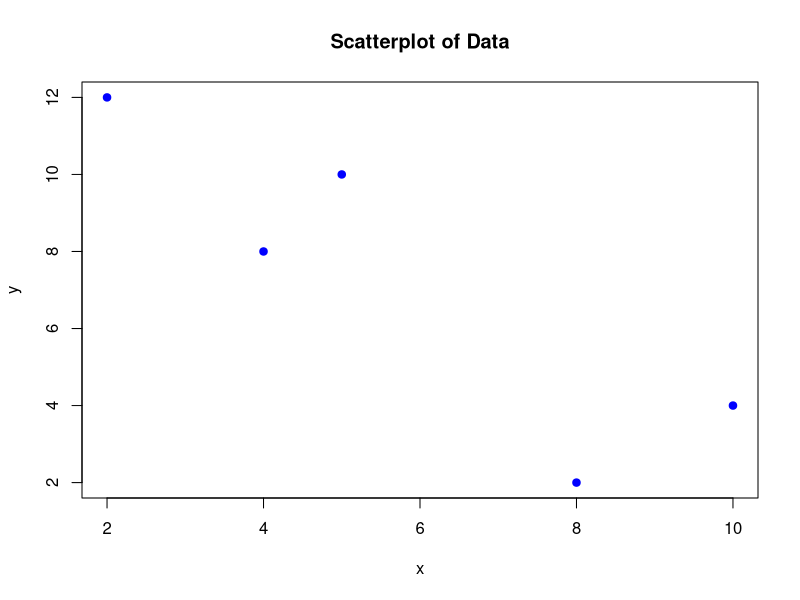
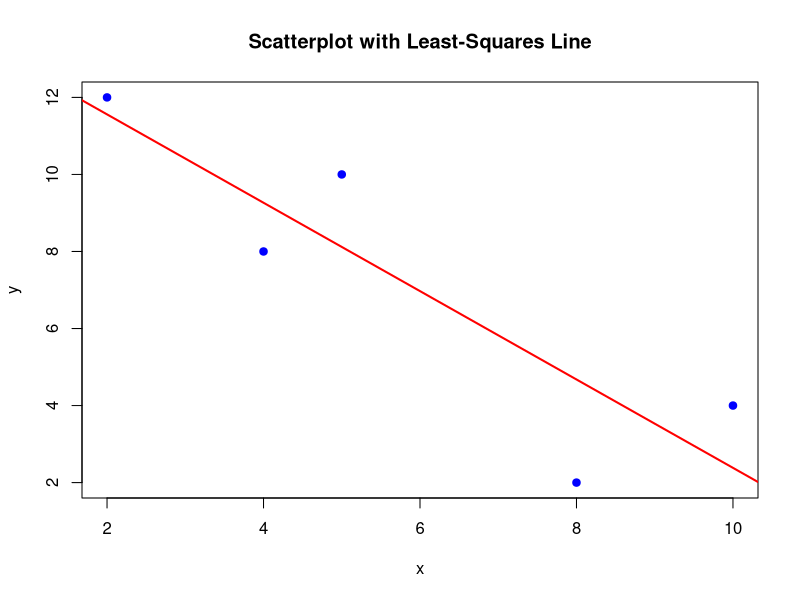
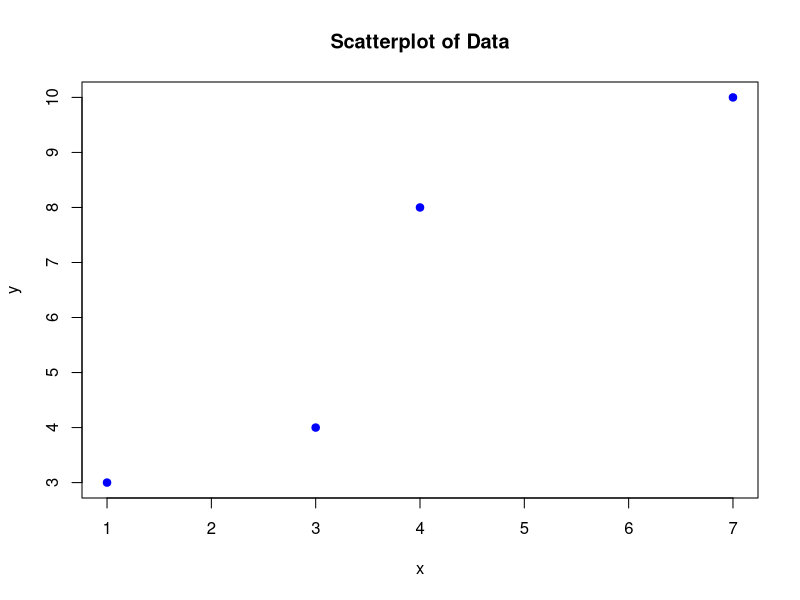
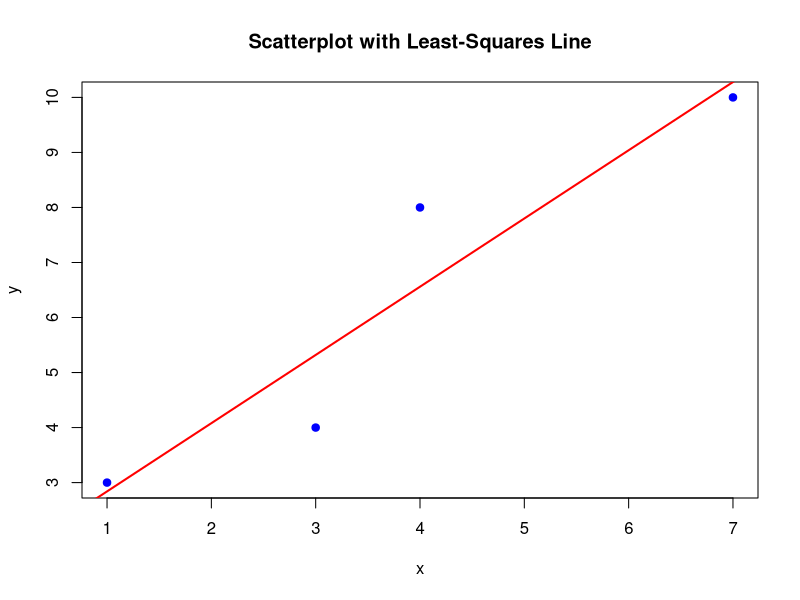
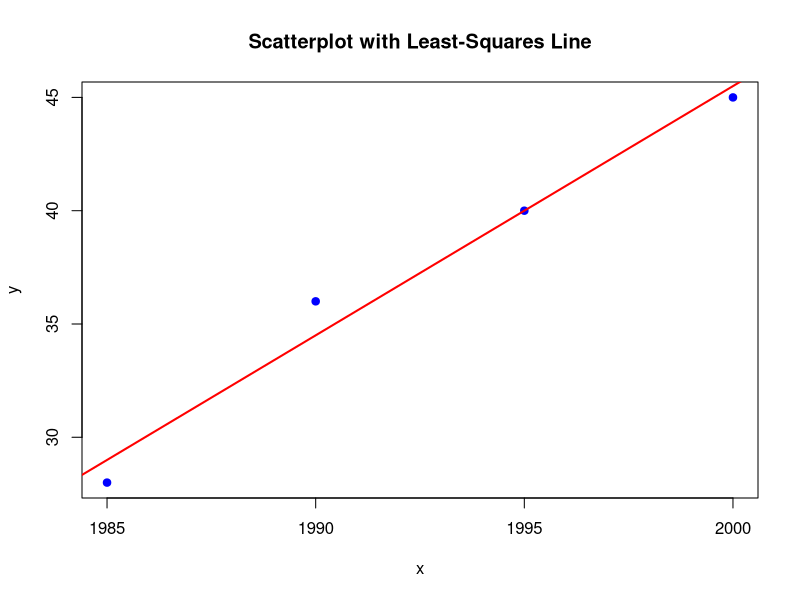

These charts were generated, in order, by the following R code:
## ---- chunk 1
# R code to create the scatterplot
x <- c(4, 2, 10, 5, 8)
y <- c(8, 12, 4, 10, 2)

# Plot the scatterplot
plot(x, y, main="Scatterplot of Data", xlab="x", ylab="y", pch=19, col="blue")

# Compute the correlation coefficient using the cor() function in R
r <- cor(x, y)

# Print the correlation coefficient
print(paste("The correlation coefficient r is:", round(r, 3)))

# Compute the means of x and y
mean_x <- mean(x)
mean_y <- mean(y)

# Compute the slope (b)
n <- length(x)
b <- (n * sum(x * y) - sum(x) * sum(y)) / (n * sum(x^2) - sum(x)^2)

# Compute the intercept (a)
a <- mean_y - b * mean_x

# Print the least-squares line equation
cat("The least-squares line is: y =", round(a, 2), "+", round(b, 2), "x\n")

# Plot the scatterplot
plot(x, y, main="Scatterplot with Least-Squares Line", xlab="x", ylab="y", pch=19, col="blue")

# Add the least-squares line to the plot
abline(a = a, b = b, col="red", lwd=2)
## ---- chunk 2
# R code to create the scatterplot
x <- c(1, 3, 4, 7)
y <- c(3, 4, 8, 10)

# Plot the scatterplot
plot(x, y, main="Scatterplot of Data", xlab="x", ylab="y", pch=19, col="blue")

# Compute the correlation coefficient using the cor() function in R
r <- cor(x, y)

# Print the correlation coefficient
print(paste("The correlation coefficient r is:", round(r, 3)))

# Compute the means of x and y
mean_x <- mean(x)
mean_y <- mean(y)

sd_x <- sd(x)
sd_y <- sd(y)

cat("mean of x is", mean_x)
cat("mean of y is", mean_y)
cat("unbiased standard diviation for x is", sd_x)
cat("unbiased standard diviation for y is", sd_y)

# Compute the slope (b)
n <- length(x)
b <- (n * sum(x * y) - sum(x) * sum(y)) / (n * sum(x^2) - sum(x)^2)

# Compute the intercept (a)
a <- mean_y - b * mean_x

# Print the least-squares line equation
cat("The least-squares line is: y =", round(a, 2), "+", round(b, 2), "x\n")

# Plot the scatterplot
plot(x, y, main="Scatterplot with Least-Squares Line", xlab="x", ylab="y", pch=19, col="blue")

# Add the least-squares line to the plot
abline(a = a, b = b, col="red", lwd=2)
## ---- chunk 3
# R code to create the scatterplot
x <- c(1985, 1990, 1995, 2000)
y <- c(28, 36, 40, 45)

# Compute the correlation coefficient using the cor() function in R
r <- cor(x, y)

# Print the correlation coefficient
print(paste("The correlation coefficient r is:", round(r, 3)))

# Compute the means of x and y
mean_x <- mean(x)
mean_y <- mean(y)

sd_x <- sd(x)
sd_y <- sd(y)

# Compute the slope (b)
n <- length(x)
b <- (n * sum(x * y) - sum(x) * sum(y)) / (n * sum(x^2) - sum(x)^2)

# Compute the intercept (a)
a <- mean_y - b * mean_x

# Print the least-squares line equation
cat("The least-squares line is: y =", round(a, 2), "+", round(b, 2), "x\n")

# Plot the scatterplot
plot(x, y, main="Scatterplot with Least-Squares Line", xlab="x", ylab="y", pch=19, col="blue")

# Add the least-squares line to the plot
abline(a = a, b = b, col="red", lwd=2)

cat("Estimate W for year 2005: W = ", a + 2005 * b)
cat("Estimate W for year 2008: W = ", a + 2008 * b)
cat("Estimate W for year 2010: W = ", a + 2010 * b)
